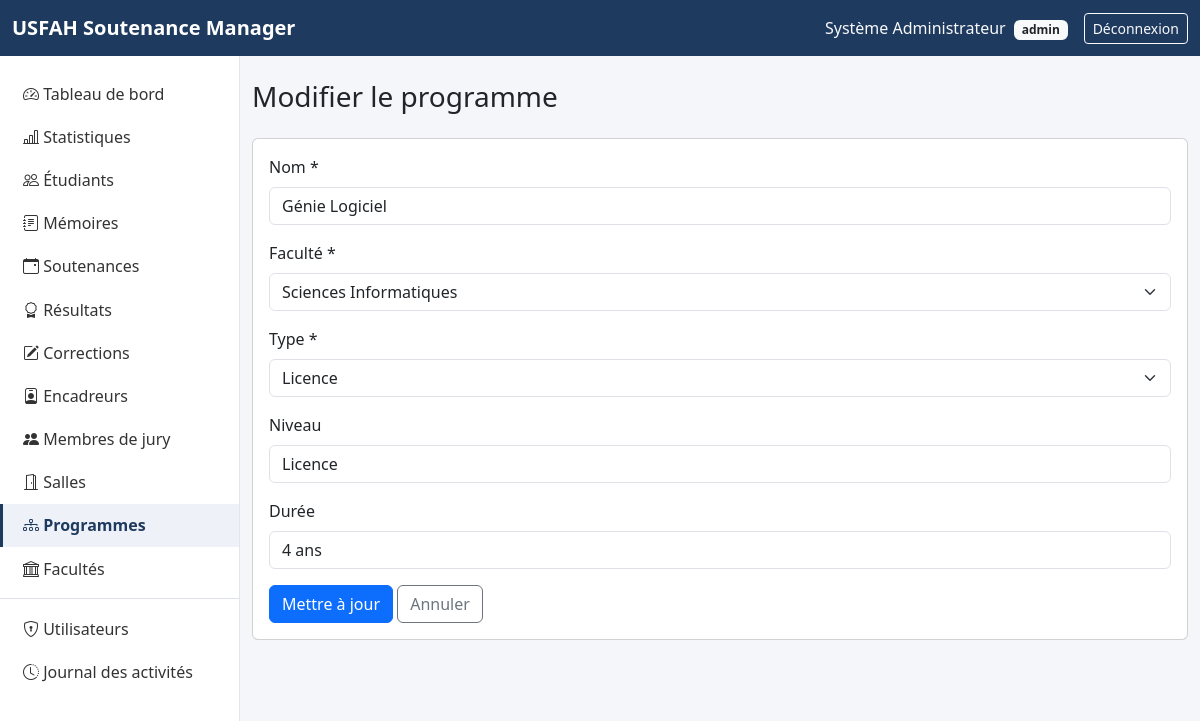
Screenshot of /programs/edit.php?id=1 (signed in) with the database file from the repository.
### tables this page shows
CREATE TABLE programs (
    id          INT UNSIGNED AUTO_INCREMENT PRIMARY KEY,
    nom         VARCHAR(150) NOT NULL,
    faculty_id  INT UNSIGNED NOT NULL,
    niveau      VARCHAR(50)  NULL,
    duree       VARCHAR(50)  NULL,
    type        ENUM('licence','diplome','maitrise') NOT NULL,
    created_at  TIMESTAMP NOT NULL DEFAULT CURRENT_TIMESTAMP,
    CONSTRAINT fk_programs_faculty FOREIGN KEY (faculty_id) REFERENCES faculties(id)
);

CREATE TABLE faculties (
    id           INT UNSIGNED AUTO_INCREMENT PRIMARY KEY,
    nom          VARCHAR(150) NOT NULL,
    code         VARCHAR(20)  NOT NULL UNIQUE,
    description  TEXT NULL,
    responsable  VARCHAR(150) NULL,
    statut       ENUM('actif','inactif') NOT NULL DEFAULT 'actif',
    created_at   TIMESTAMP NOT NULL DEFAULT CURRENT_TIMESTAMP
);

### includes/functions.php (called while the page is built, shortened)
<?php
function e(?string $value): string
{
    return htmlspecialchars($value ?? '', ENT_QUOTES, 'UTF-8');
}
function old(array $data, string $key, string $default = ''): string
{
    return e($data[$key] ?? $default);
}

### programs/edit.php (the view, shortened to what this page needs)
<?php
require_once __DIR__ . '/../config/database.php';
require_once __DIR__ . '/../includes/functions.php';
$id = (int) get_param('id', 0);
$stmt = $pdo->prepare('SELECT * FROM programs WHERE id = ?');
$stmt->execute([$id]);
$program = $stmt->fetch();
$data = $program;
$faculties = $pdo->query('SELECT id, nom FROM faculties ORDER BY nom')->fetchAll();
require __DIR__ . '/../includes/header.php';
?>
<h1 class="h3 mb-4">Modifier le programme</h1>
<div class="card"><div class="card-body">
<form method="post" action="">
    <div class="mb-3">
        <label class="form-label">Nom *</label>
        <input type="text" name="nom" class="form-control" value="<?= old($data, 'nom') ?>" required>
    </div>
    <div class="mb-3">
        <label class="form-label">Faculté *</label>
        <select name="faculty_id" class="form-select" required>
            <?php foreach ($faculties as $f): ?>
                <option value="<?= $f['id'] ?>" <?= $data['faculty_id'] === (int) $f['id'] ? 'selected' : '' ?>><?= e($f['nom']) ?></option>
            <?php endforeach; ?>
        </select>
    </div>
    <div class="mb-3">
        <label class="form-label">Type *</label>
        <select name="type" class="form-select">
            <?php foreach (['licence' => 'Licence', 'diplome' => 'Diplôme', 'maitrise' => 'Maîtrise'] as $val => $label): ?>
                <option value="<?= $val ?>" <?= $data['type'] === $val ? 'selected' : '' ?>><?= $label ?></option>
            <?php endforeach; ?>
        </select>
    </div>
    <div class="mb-3">
        <label class="form-label">Niveau</label>
        <input type="text" name="niveau" class="form-control" value="<?= old($data, 'niveau') ?>">
    </div>
    <div class="mb-3">
        <label class="form-label">Durée</label>
        <input type="text" name="duree" class="form-control" value="<?= old($data, 'duree') ?>">
    </div>
    <button type="submit" class="btn btn-primary">Mettre à jour</button>
    <a href="index.php" class="btn btn-outline-secondary">Annuler</a>
</form>
</div></div>
<?php require __DIR__ . '/../includes/footer.php'; ?>

### assets/css/style.css (style rules this page uses)
:root { --usfah-primary: #1f3a5f; --usfah-primary-dark: #142842; }
body { background-color: #f4f6f9; }

### rows the page displays
programs: nom "Génie Logiciel", faculty_id "Sciences Informatiques", type "Licence", niveau "Licence", duree "4 ans"

### other values shown
$_SESSION['user_name'] "Système Administrateur"
current_user_role() "admin"
$label "Tableau de bord"
$label "Statistiques"
$label "Étudiants"
$label "Mémoires"
$label "Soutenances"
$label "Résultats"
$label "Corrections"
$label "Encadreurs"
$label "Membres de jury"
$label "Salles"
$label "Programmes"
$label "Facultés"
